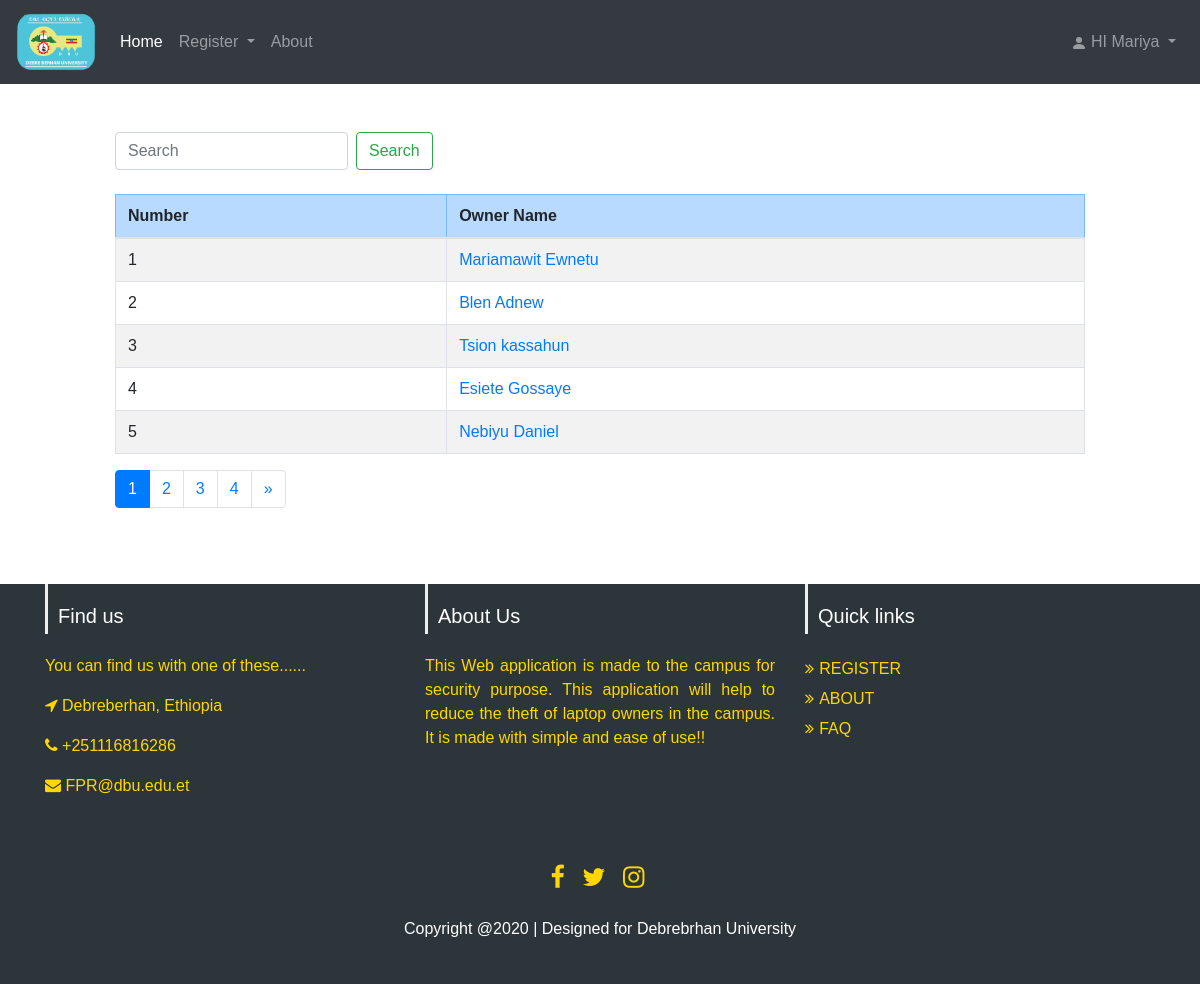
/qr/owners/ (signed in), run on the app's committed database.
### QR/models.py (models this page shows, shortened)
class Owner(models.Model):
    STUDENT = 'ST'
    TEACHER = 'TE'
    STAFF = 'SA'
    OWNER_TYPE_CHOICES = [
        (STUDENT, 'Student'),
        (TEACHER, 'Teacher'),
        (STAFF, 'Staff'),
    ]
    owner_type = models.CharField(
        max_length=2,
        choices=OWNER_TYPE_CHOICES,
        default=STUDENT,
    )
    owner_first_name = models.CharField(max_length=100)
    owner_last_name= models.CharField(max_length=100)
    department= models.CharField(max_length=100)
    phone_number = models.CharField(max_length=50)
    owner_id = models.CharField(max_length=50)
    image = models.ImageField(null=True, upload_to='owner_image',)

### QR/views.py (the view)
# urls.py: path('owners/', views.list_owners, name='list_owners'),
@login_required()
def list_owners(request):
    owners = Owner.objects.all()
    paginator = Paginator(owners, 5)
    page_number = request.GET.get('page')
    owners = paginator.get_page(page_number)
    return render(request, 'list_owners.html', {'owners': owners})

### QR/templates/list_owners.html (shortened to what this page needs)
{% extends 'base.html' %}
{% block content %}
<div >
    <form class="form-inline my-2 my-lg-0" action="{% url 'QR:search' %}" method="POST">
        <input name="owner_id" class="form-control mr-sm-2" type="search" placeholder="Search" aria-label="Search">
        <button class="btn btn-outline-success my-2 my-sm-0" type="submit">Search</button>
    </form>
</div><br>
<table class="table table-hover table-bordered table-striped ">
    <thead>
    <tr class="table-primary">
        <th>Number</th>
        <th>Owner Name</>
    </tr>
    </thead>
    <tbody>
    {% for Owner in owners %}
    <tr>
        <td>{{forloop.counter}}</td>
        <td><a href="{% url 'QR:detail' Owner.id %}">{{ Owner.owner_first_name }}  {{ Owner.owner_last_name }}</a></td>
    </tr>
    {% endfor %}
</tbody>
</table>
<ul class="pagination">
    {% for owner in owners.paginator.page_range %}
    {% if owners.number == owner %}
        <li class="page-item active">
            <a href="?page={{ owner }}" class="page-link">{{ owner }}</a>
        </li>
    {% else %}
    <li class="page-item">
        <a href="?page={{ owner }}" class="page-link">{{ owner }}</a>
    </li>
    {% endif %}
    {% endfor %}
    {% if owners.has_next %}
    <li class="page-item">
        <a href="?page={{ owners.next_page_number }}" class="page-link">&raquo</a>
    </li>
    {% endif %}
</ul>
{% endblock %}

### QR/templates/navbar.html (shortened to what this page needs)
{% load static %}
<nav class="navbar navbar-expand-lg navbar-dark bg-dark mb-5">
    <a class="navbar-brand" href="#"><img src="{% static 'logo/images/maria_logo.png' %}" width="80px"/></a>
    <div class="collapse navbar-collapse" id="navbarSupportedContent">
    <ul class="navbar-nav mr-auto">
        <li class="nav-item active">
        <a class="nav-link" href="{% url 'QR:home' %}">Home <span class="sr-only">(current)</span></a>
        </li>
        <li class="nav-item dropdown">
            <a class="nav-link dropdown-toggle" href="#" id="navbarDropdown" role="button" data-toggle="dropdown" aria-haspopup="true" aria-expanded="false">Register
            </a>
        </li>
        <li class="nav-item">
            <a class="nav-link" href="{% url 'QR:about' %}">About</a>
        </li>
    </ul>
    <ul class="navbar-nav">
        {% if request.user.is_authenticated %}
        <li class="nav-item dropdown">
            <a class="nav-link dropdown-toggle" href="#" id="navbarDropdown" role="button" data-toggle="dropdown" aria-haspopup="true" aria-expanded="false">
                <svg class="bi bi-person-fill" width="1em" height="1em" viewBox="0 0 16 16" fill="currentColor" xmlns="http://www.w3.org/2000/svg">
                    <path fill-rule="evenodd" d="M3 14s-1 0-1-1 1-4 6-4 6 3 6 4-1 1-1 1H3zm5-6a3 3 0 100-6 3 3 0 000 6z" clip-rule="evenodd"/>
                </svg>
                <span>HI {{ request.user|capfirst }}</span>
            </a>
        </li>
        {% else %}
        <li class="nav-item">
            <a href="{% url 'QR:user_login' %}" class="nav-link">Login</a>
        </li>
        {% endif %}
    </ul>
    </div>
</nav>

### QR/static/style.css (style rules this page uses)
html { position: relative; min-height: 100%; }

### data on the page
Owner: owner_first_name "Mariamawit", owner_last_name "Ewnetu"
Owner: owner_first_name "Blen", owner_last_name "Adnew"
Owner: owner_first_name "Tsion", owner_last_name "kassahun"
Owner: owner_first_name "Esiete", owner_last_name "Gossaye"
Owner: owner_first_name "Nebiyu", owner_last_name "Daniel"

### other printed values
{{ request.user|capfirst }} "Mariya"
{{ owner }} "1"
{{ owner }} "2" "3" "4"
